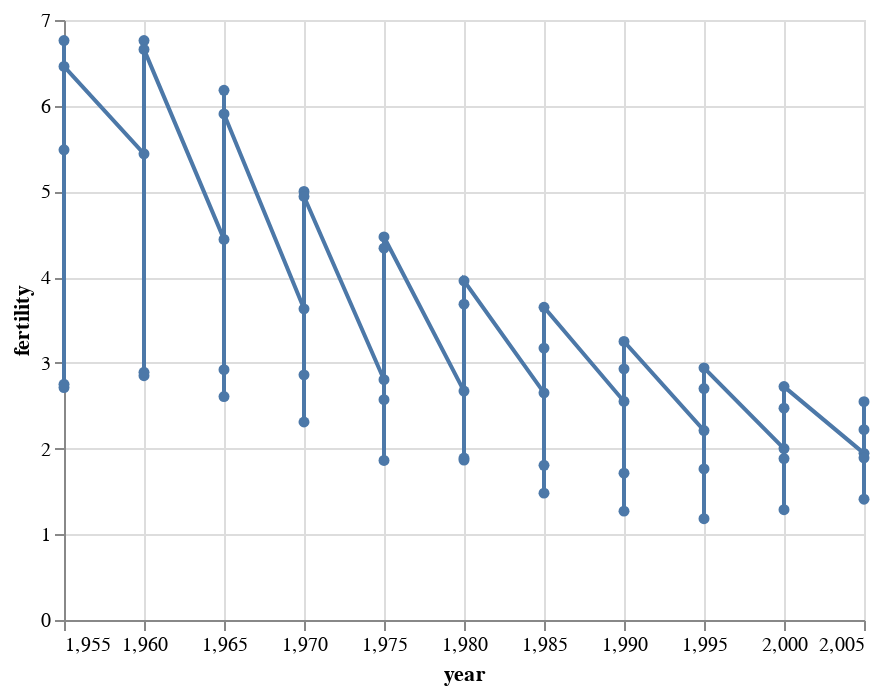

The notebook cell this image was saved under:
### Markdown cell above
## Líneas

### Code cell
alt.Chart(datos_paises).mark_line(point = True).encode(
    x = 'year',
    y = 'fertility',
)

### Figure 1 — Vega-Lite specification as saved in the notebook (floating-point values rounded to 4 significant figures)
{"config": {"view": {"continuousWidth": 400, "continuousHeight": 300}}, "data": {"name": "data-7716b28a06f3e1891c23202e4821b623"}, "mark": {"type": "line", "point": true}, "encoding": {"x": {"field": "year", "type": "quantitative"}, "y": {"field": "fertility", "type": "quantitative"}}, "$schema": "https://vega.github.io/schema/vega-lite/v4.17.0.json", "datasets": {"data-7716b28a06f3e1891c23202e4821b623": [{"year": 1955, "country": "Chile", "cluster": 3, "pop": 6743269, "life_expect": 56.07, "fertility": 5.486}, {"year": 1960, "country": "Chile", "cluster": 3, "pop": 7585349, "life_expect": 57.92, "fertility": 5.439}, {"year": 1965, "country": "Chile", "cluster": 3, "pop": 8509950, "life_expect": 60.52, "fertility": 4.441}, {"year": 1970, "country": "Chile", "cluster": 3, "pop": 9368558, "life_expect": 63.44, "fertility": 3.63}, {"year": 1975, "country": "Chile", "cluster": 3, "pop": 10251542, "life_expect": 67.05, "fertility": 2.803}, {"year": 1980, "country": "Chile", "cluster": 3, "pop": 11093718, "life_expect": 70.56, "fertility": 2.671}, {"year": 1985, "country": "Chile", "cluster": 3, "pop": 12066701, "life_expect": 72.49, "fertility": 2.65}, {"year": 1990, "country": "Chile", "cluster": 3, "pop": 13127760, "life_expect": 74.13, "fertility": 2.55}, {"year": 1995, "country": "Chile", "cluster": 3, "pop": 14205449, "life_expect": 75.82, "fertility": 2.21}, {"year": 2000, "country": "Chile", "cluster": 3, "pop": 15153450, "life_expect": 77.86, "fertility": 2.0}, {"year": 2005, "country": "Chile", "cluster": 3, "pop": 15980912, "life_expect": 78.55, "fertility": 1.944}, {"year": 1955, "country": "Colombia", "cluster": 3, "pop": 13588405, "life_expect": 55.12, "fertility": 6.76}, {"year": 1960, "country": "Colombia", "cluster": 3, "pop": 15952727, "life_expect": 57.86, "fertility": 6.76}, {"year": 1965, "country": "Colombia", "cluster": 3, "pop": 18646175, "life_expect": 59.96, "fertility": 6.18}, {"year": 1970, "country": "Colombia", "cluster": 3, "pop": 21429658, "life_expect": 61.62, "fertility": 5.0}, {"year": 1975, "country": "Colombia", "cluster": 3, "pop": 24114177, "life_expect": 63.84, "fertility": 4.338}, {"year": 1980, "country": "Colombia", "cluster": 3, "pop": 26582811, "life_expect": 66.65, "fertility": 3.685}, {"year": 1985, "country": "Colombia", "cluster": 3, "pop": 29678395, "life_expect": 67.77, "fertility": 3.172}, {"year": 1990, "country": "Colombia", "cluster": 3, "pop": 32858579, "life_expect": 68.42, "fertility": 2.93}, {"year": 1995, "country": "Colombia", "cluster": 3, "pop": 36280883, "life_expect": 70.31, "fertility": 2.7}, {"year": 2000, "country": "Colombia", "cluster": 3, "pop": 39685655, "life_expect": 71.68, "fertility": 2.47}, {"year": 2005, "country": "Colombia", "cluster": 3, "pop": 42954279, "life_expect": 72.89, "fertility": 2.22}, {"year": 1955, "country": "France", "cluster": 1, "pop": 43427669, "life_expect": 68.93, "fertility": 2.712}, {"year": 1960, "country": "France", "cluster": 1, "pop": 45670000, "life_expect": 70.51, "fertility": 2.85}, {"year": 1965, "country": "France", "cluster": 1, "pop": 48763000, "life_expect": 71.55, "fertility": 2.607}, {"year": 1970, "country": "France", "cluster": 1, "pop": 50787000, "life_expect": 72.38, "fertility": 2.31}, {"year": 1975, "country": "France", "cluster": 1, "pop": 52758427, "life_expect": 73.83, "fertility": 1.862}, {"year": 1980, "country": "France", "cluster": 1, "pop": 53869743, "life_expect": 74.89, "fertility": 1.866}, {"year": 1985, "country": "France", "cluster": 1, "pop": 55171224, "life_expect": 76.34, "fertility": 1.805}, {"year": 1990, "country": "France", "cluster": 1, "pop": 56735161, "life_expect": 77.46, "fertility": 1.713}, {"year": 1995, "country": "France", "cluster": 1, "pop": 58149727, "life_expect": 78.64, "fertility": 1.762}, {"year": 2000, "country": "France", "cluster": 1, "pop": 59381628, "life_expect": 79.59, "fertility": 1.883}, {"year": 2005, "country": "France", "cluster": 1, "pop": 60656178, "life_expect": 80.66, "fertility": 1.892}, {"year": 1955, "country": "Spain", "cluster": 1, "pop": 29318745, "life_expect": 66.66, "fertility": 2.75}, {"year": 1960, "country": "Spain", "cluster": 1, "pop": 30641187, "life_expect": 69.69, "fertility": 2.89}, {"year": 1965, "country": "Spain", "cluster": 1, "pop": 32084511, "life_expect": 71.44, "fertility": 2.92}, {"year": 1970, "country": "Spain", "cluster": 1, "pop": 33876479, "life_expect": 73.06, "fertility": 2.86}, {"year": 1975, "country": "Spain", "cluster": 1, "pop": 35563535, "life_expect": 74.39, "fertility": 2.57}, {"year": 1980, "country": "Spain", "cluster": 1, "pop": 37488360, "life_expect": 76.3, "fertility": 1.89}, {"year": 1985, "country": "Spain", "cluster": 1, "pop": 38534853, "life_expect": 76.9, "fertility": 1.48}, {"year": 1990, "country": "Spain", "cluster": 1, "pop": 39350769, "life_expect": 77.57, "fertility": 1.27}, {"year": 1995, "country": "Spain", "cluster": 1, "pop": 39749715, "life_expect": 78.77, "fertility": 1.182}, {"year": 2000, "country": "Spain", "cluster": 1, "pop": 40016081, "life_expect": 79.78, "fertility": 1.287}, {"year": 2005, "country": "Spain", "cluster": 1, "pop": 40341462, "life_expect": 80.94, "fertility": 1.409}, {"year": 1955, "country": "Venezuela", "cluster": 3, "pop": 6170497, "life_expect": 57.91, "fertility": 6.458}, {"year": 1960, "country": "Venezuela", "cluster": 3, "pop": 7556483, "life_expect": 60.77, "fertility": 6.657}, {"year": 1965, "country": "Venezuela", "cluster": 3, "pop": 9067735, "life_expect": 63.48, "fertility": 5.905}, {"year": 1970, "country": "Venezuela", "cluster": 3, "pop": 10758017, "life_expect": 65.71, "fertility": 4.941}, {"year": 1975, "country": "Venezuela", "cluster": 3, "pop": 12674987, "life_expect": 67.46, "fertility": 4.468}, {"year": 1980, "country": "Venezuela", "cluster": 3, "pop": 14767890, "life_expect": 68.56, "fertility": 3.957}, {"year": 1985, "country": "Venezuela", "cluster": 3, "pop": 16997509, "life_expect": 70.19, "fertility": 3.649}, {"year": 1990, "country": "Venezuela", "cluster": 3, "pop": 19325222, "life_expect": 71.15, "fertility": 3.25}, {"year": 1995, "country": "Venezuela", "cluster": 3, "pop": 21555902, "life_expect": 72.15, "fertility": 2.942}, {"year": 2000, "country": "Venezuela", "cluster": 3, "pop": 23542649, "life_expect": 72.77, "fertility": 2.723}, {"year": 2005, "country": "Venezuela", "cluster": 3, "pop": 25375281, "life_expect": 73.75, "fertility": 2.547}]}}
